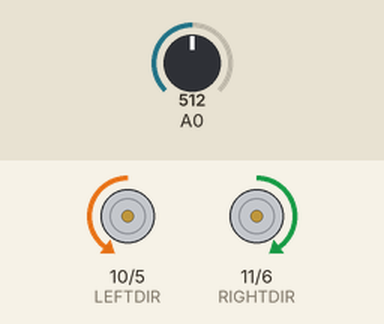
Recording of a sketch running on a simulated Arduino Uno, built with avr-gcc and run on an emulated ATmega328P. On the bench: direction and speed pins drawn as motors (green arrow = direction pin HIGH = forward, orange = LOW = backward, longer = more drive). Inputs (shaded band) come from the test bench; at power-on: A0 = 512.

Above: at 0.4 s.
At 1.7 s:
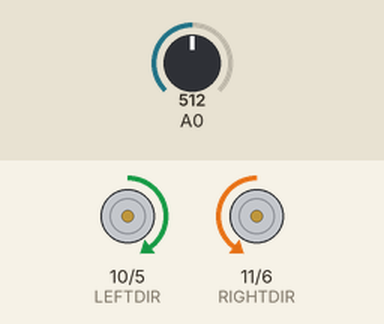
At 2.7 s:
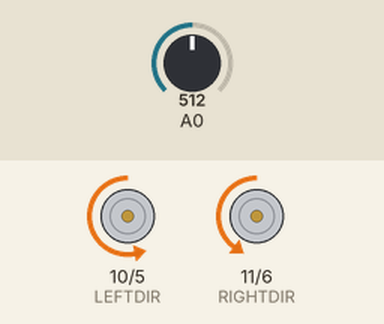
Timing chart, 0 to 3.7 s (numbered marks = the images above):
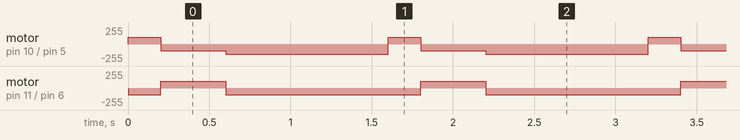

Measured:
- by itself, motor on pin 11 (RIGHTDIR) / pin 6 (RIGHTSPEED): repeats every 1.6 s: forward 100/255 0.40 s, backward 100/255 1.2 s
- by itself, motor on pin 10 (LEFTDIR) / pin 5 (LEFTSPEED): repeats every 1.6 s: backward 100/255 0.40 s, backward 150/255 1.0 s, forward 100/255 0.20 s

The sketch:

RobotKit_BasicB.ino
```cpp
#define LEFTDIR 10
#define RIGHTDIR 11
#define LEFTSPEED 5
#define RIGHTSPEED 6

int leftL, rightL;

void setup() {
  // put your setup code here, to run once:
  setMotors();
  pinMode(A0,INPUT);
}

void loop() {
  // put your main code here, to run repeatedly:
  pivotLeft(100,200);
  leftL=analogRead(A0);
  pivotRight(100,400);
  rightL=analogRead(A0);
  stopMotors();
  if(leftL<rightL){
    pivotLeft(100,400);
  }

  forward(150,100,1000);

}

void setMotors() {
  pinMode(LEFTDIR, OUTPUT);
  pinMode(LEFTSPEED, OUTPUT);
  pinMode(RIGHTDIR, OUTPUT);
  pinMode(RIGHTSPEED, OUTPUT);
  digitalWrite(LEFTDIR, LOW);
  digitalWrite(RIGHTDIR, LOW);
}

//*******Movement functions ********/
//two options with or without delay time
void forward(int mSpeed) {
  digitalWrite(LEFTDIR, LOW);
  digitalWrite(RIGHTDIR, LOW);
  analogWrite(LEFTSPEED, mSpeed);
  analogWrite(RIGHTSPEED, mSpeed);

}

void forward(int mSpeed, int t) {
  digitalWrite(LEFTDIR, LOW);
  digitalWrite(RIGHTDIR, LOW);
  analogWrite(LEFTSPEED, mSpeed);
  analogWrite(RIGHTSPEED, mSpeed);
  delay(t);
}

void forward(int lSpeed, int rSpeed, int t) {
  digitalWrite(LEFTDIR, LOW);
  digitalWrite(RIGHTDIR, LOW);
  analogWrite(LEFTSPEED, lSpeed);
  analogWrite(RIGHTSPEED, rSpeed);
  delay(t);
}

void backward(int mSpeed) {
  digitalWrite(LEFTDIR, HIGH);
  digitalWrite(RIGHTDIR, HIGH);
  analogWrite(LEFTSPEED, mSpeed);
  analogWrite(RIGHTSPEED, mSpeed);

}

void backward(int mSpeed, int t) {
  digitalWrite(LEFTDIR, HIGH);
  digitalWrite(RIGHTDIR, HIGH);
  analogWrite(LEFTSPEED, mSpeed);
  analogWrite(RIGHTSPEED, mSpeed);
  delay(t);
}

void backward(int lSpeed, int rSpeed, int t) {
  digitalWrite(LEFTDIR, HIGH);
  digitalWrite(RIGHTDIR, HIGH);
  analogWrite(LEFTSPEED, lSpeed);
  analogWrite(RIGHTSPEED, rSpeed);
  delay(t);
}

void pivotLeft(int mSpeed) {
  digitalWrite(LEFTDIR, HIGH);
  digitalWrite(RIGHTDIR, LOW);
  analogWrite(LEFTSPEED, mSpeed);
  analogWrite(RIGHTSPEED, mSpeed);
}

void pivotLeft(int mSpeed, int t) {
  digitalWrite(LEFTDIR, HIGH);
  digitalWrite(RIGHTDIR, LOW);
  analogWrite(LEFTSPEED, mSpeed);
  analogWrite(RIGHTSPEED, mSpeed);
  delay(t);
}

void pivotRight(int mSpeed) {
  digitalWrite(LEFTDIR, LOW);
  digitalWrite(RIGHTDIR, HIGH);
  analogWrite(LEFTSPEED, mSpeed);
  analogWrite(RIGHTSPEED, mSpeed);
}

void pivotRight(int mSpeed, int t) {
  digitalWrite(LEFTDIR, LOW);
  digitalWrite(RIGHTDIR, HIGH);
  analogWrite(LEFTSPEED, mSpeed);
  analogWrite(RIGHTSPEED, mSpeed);
  delay(t);
}

void stopMotors() {
//  digitalWrite(LEFTDIR, LOW);
//  digitalWrite(RIGHTDIR, LOW);
  analogWrite(LEFTSPEED, 0);
  analogWrite(RIGHTSPEED, 0);
}
```
